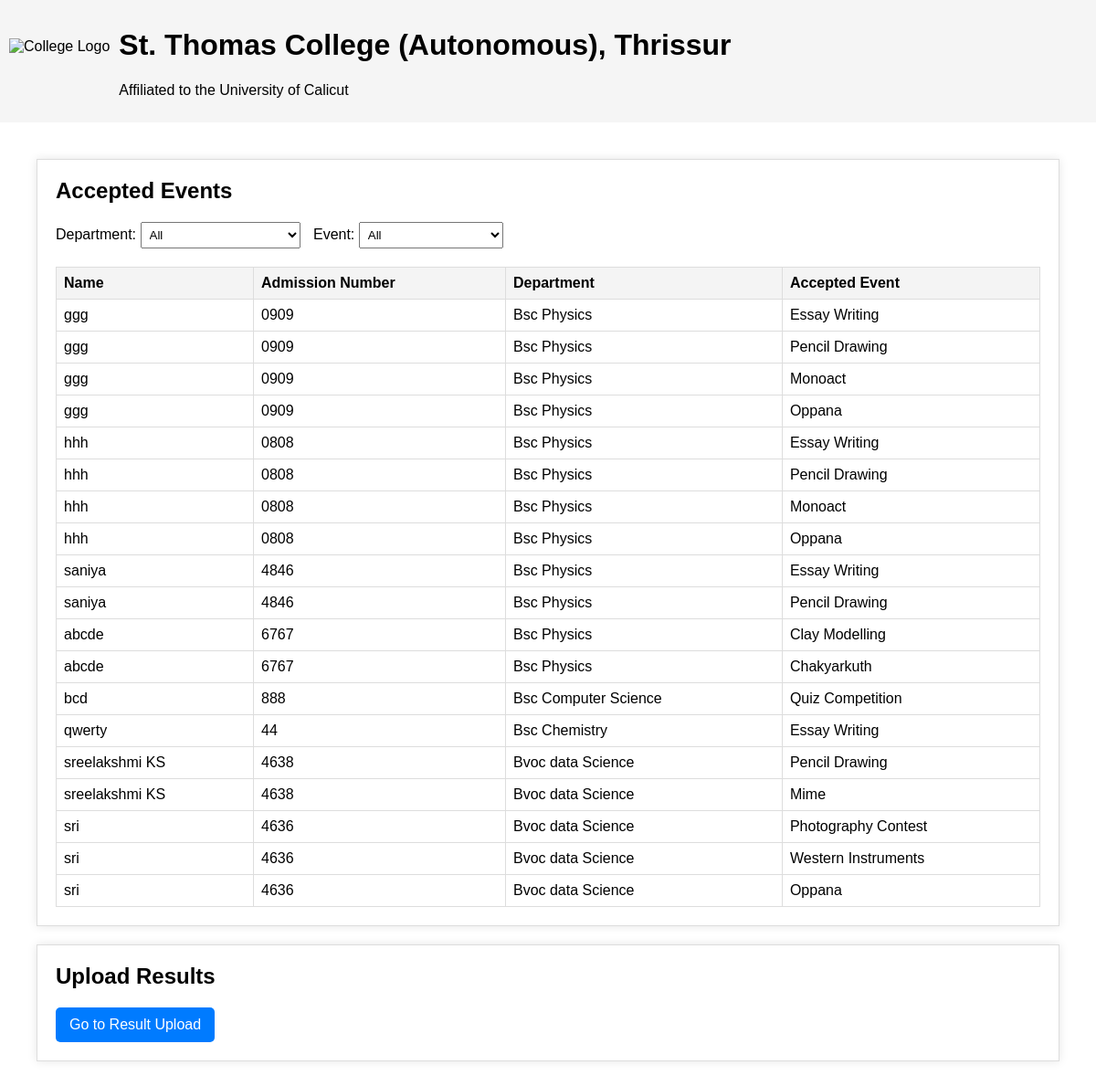
/admin_dashboard/, run on the app's committed database.
### finearts/models.py (models this page shows, shortened)
class Student(models.Model):
    name = models.CharField(max_length=100)
    admission_number = models.CharField(max_length=15, unique=True)
    department = models.CharField(max_length=50)
    events = models.ManyToManyField(Event, through='StudentEvent')

class Event(models.Model):
    CATEGORY_CHOICES = [
        ('onstage', 'On-stage'),
        ('offstage', 'Off-stage'),
    ]
    name = models.CharField(max_length=255)
    category = models.CharField(max_length=20, choices=CATEGORY_CHOICES, default='offstage')
    accepted = models.BooleanField(default=False)

### finearts/views.py (the view)
# urls.py: path('admin_dashboard/', views.admin_dashboard, name='admin_dashboard'),
def admin_dashboard(request):
    students = Student.objects.prefetch_related('events').all()
    total_students = students.count()
    total_capacity = 3000  # Set your capacity
    accepted_student_data = []
    for student in students:
        student_accepted_events = [event.name for event in student.events.filter(studentevent__accepted=True)]
        if student_accepted_events:
            accepted_student_data.append({
                'name': student.name,
                'admission_number': student.admission_number,
                'department': student.department,
                'accepted_events': student_accepted_events,
            })
    departments = students.values_list('department', flat=True).distinct()
    accepted_events = Event.objects.filter(studentevent__accepted=True).values_list('name', flat=True).distinct()
    return render(request, 'admin_dashboard.html', {
        'total_students': total_students,
        'total_capacity': total_capacity,
        'accepted_students': accepted_student_data,  # Only accepted events
        'departments': departments,  # For department filter
        'events': accepted_events,  # Only accepted events
    })

### finearts/templates/admin_dashboard.html (shortened to what this page needs)
<!DOCTYPE html>
<html lang="en">
<head>
</head>
<body>
<header>
    <img src="logo.png" alt="College Logo">
    <div>
        <h1>St. Thomas College (Autonomous), Thrissur</h1>
        <p>Affiliated to the University of Calicut</p>
    </div>
</header>
<div class="content">
    <div class="content">
        <div class="card">
            <h2>Accepted Events</h2>
            <div class="filters">
                <label for="department-filter">Department:</label>
                <select id="department-filter" onchange="filterTable()">
                    <option value="">All</option>
                </select>
                <label for="event-filter">Event:</label>
                <select id="event-filter" onchange="filterTable()">
                    <option value="">All</option>
                </select>
            </div>
            <div class="table-container">
                <table id="accepted-events-table">
                    <thead>
                        <tr>
                            <th>Name</th>
                            <th>Admission Number</th>
                            <th>Department</th>
                            <th>Accepted Event</th>
                        </tr>
                    </thead>
                    <tbody>
                        {% for student in accepted_students %}
                            {% for event in student.accepted_events %}
                            <tr>
                                <td>{{ student.name }}</td>
                                <td>{{ student.admission_number }}</td>
                                <td>{{ student.department }}</td>
                                <td>{{ event }}</td>
                            </tr>
                            {% endfor %}
                        {% endfor %}
                    </tbody>
                </table>
            </div>
        </div>
        <div class="card">
            <h2>Upload Results</h2>
            <a href="{% url 'upload_results' %}" class="upload-btn">Go to Result Upload</a>
        </div>
    </div>
</div>
</body>
</html>

### finearts/templates/admin_dashboard.html (style rules this page uses)
body { font-family: Arial, sans-serif; margin: 0; padding: 0; }
header { display: flex; align-items: center; padding: 10px; background-color: #f5f5f5; }
header img { height: 50px; margin-right: 10px; }
.content { padding: 20px; }
.card { margin-bottom: 20px; padding: 20px; border: 1px solid #ddd; box-shadow: 0 0 10px rgba(0, 0, 0, 0.1); }
.card h2 { margin: 0; margin-bottom: 20px; }
.filters { margin-bottom: 20px; }
.filters select { margin-right: 10px; padding: 5px; }
.table-container { overflow-x: auto; }
table { width: 100%; border-collapse: collapse; }
th, td { padding: 8px; border: 1px solid #ddd; text-align: left; }
th { background-color: #f4f4f4; }
.upload-btn { display: inline-block; padding: 10px 15px; background-color: #007bff; color: white; text-decoration: none; font-size: 16px; border-radius: 5px; text-align: center; }

### data on the page
Student: name "ggg" "ggg" "ggg" "ggg", admission_number "0909" "0909" "0909" "0909", department "Bsc Physics" "Bsc Physics" "Bsc Physics" "Bsc Physics"
Event: accepted_events "Essay Writing" "Essay Writing" "Essay Writing" "Essay Writing"
Event: accepted_events "Pencil Drawing" "Pencil Drawing" "Pencil Drawing" "Pencil Drawing"
Event: accepted_events "Monoact" "Monoact"
Event: accepted_events "Oppana" "Oppana" "Oppana"
Student: name "hhh" "hhh" "hhh" "hhh", admission_number "0808" "0808" "0808" "0808", department "Bsc Physics" "Bsc Physics" "Bsc Physics" "Bsc Physics"
Student: name "saniya" "saniya", admission_number "4846" "4846", department "Bsc Physics" "Bsc Physics"
Student: name "abcde" "abcde", admission_number "6767" "6767", department "Bsc Physics" "Bsc Physics"
Event: accepted_events "Clay Modelling"
Event: accepted_events "Chakyarkuth"
Student: name "bcd", admission_number "888", department "Bsc Computer Science"
Event: accepted_events "Quiz Competition"
Student: name "qwerty", admission_number "44", department "Bsc Chemistry"
Student: name "sreelakshmi KS" "sreelakshmi KS", admission_number "4638" "4638", department "Bvoc data Science" "Bvoc data Science"
Event: accepted_events "Mime"
Student: name "sri" "sri" "sri", admission_number "4636" "4636" "4636", department "Bvoc data Science" "Bvoc data Science" "Bvoc data Science"
Event: accepted_events "Photography Contest"
Event: accepted_events "Western Instruments"
